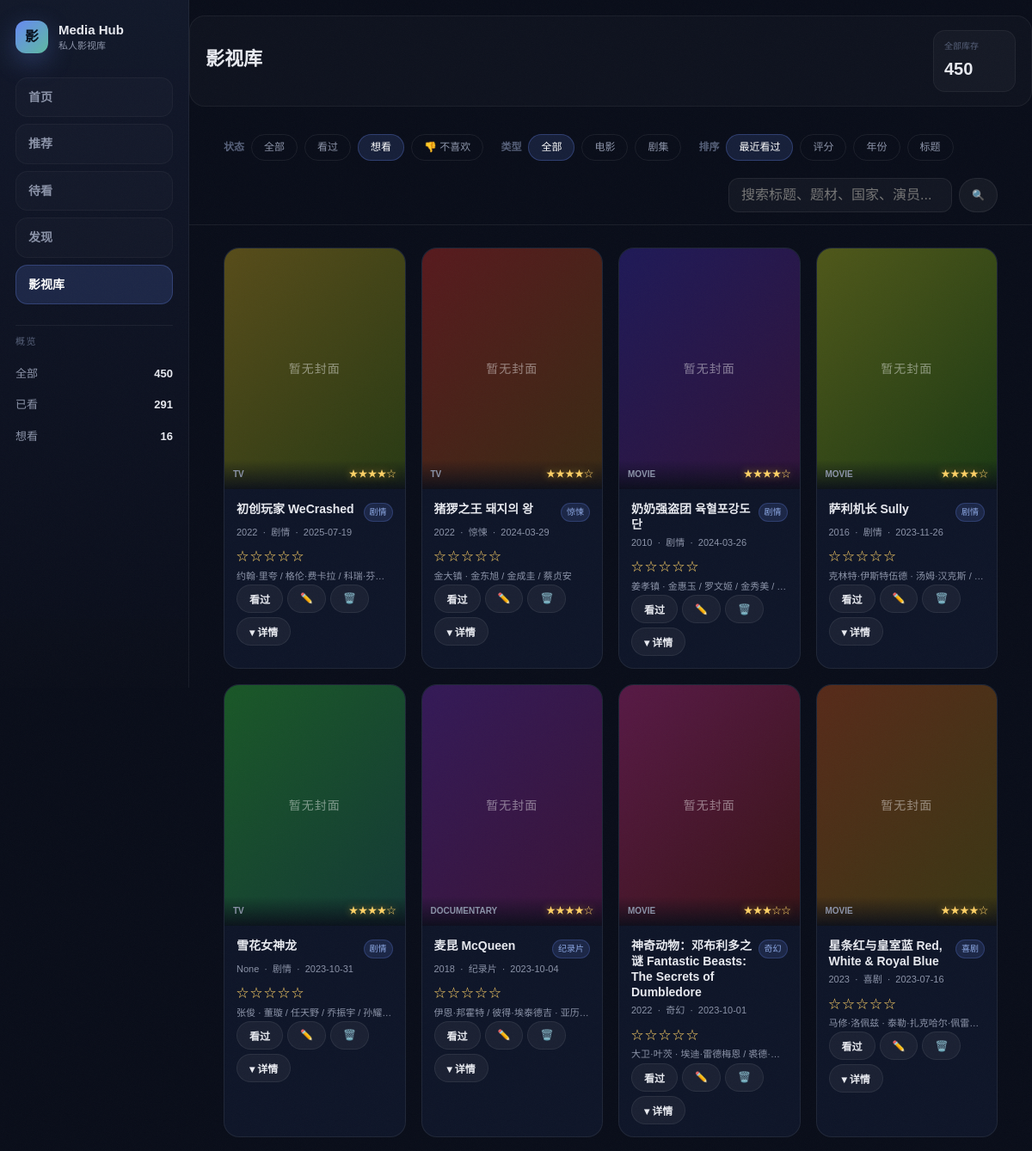
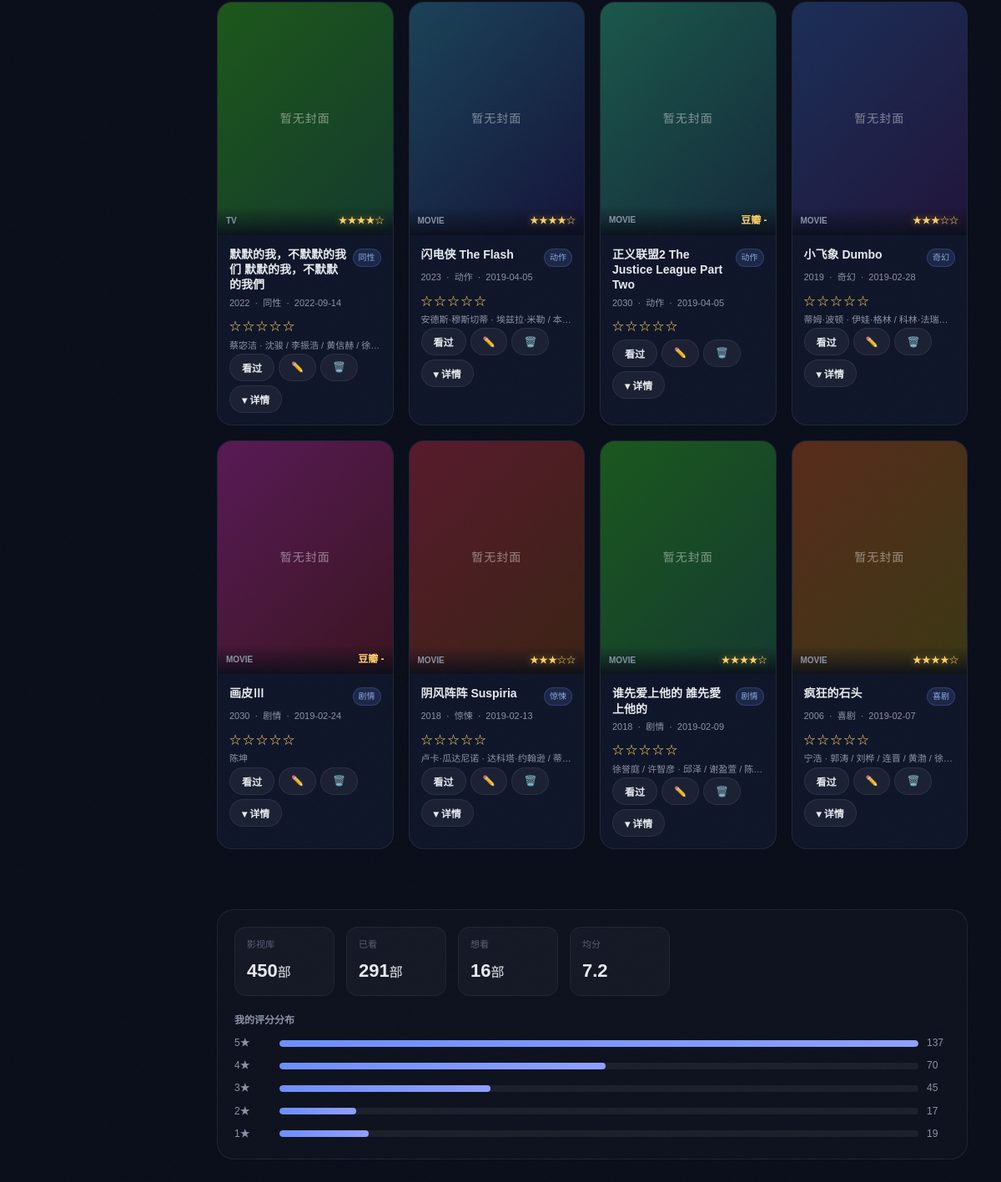
The page /library?status=wish&kind=all&q=&sort=date&page=1 on the database its author committed (2 pictures, top to bottom).
### tables this page shows
CREATE TABLE douban_watch_history (
    subject_id TEXT PRIMARY KEY,
    title TEXT NOT NULL,
    kind TEXT,
    year INTEGER,
    url TEXT,
    intro TEXT,
    watched_date TEXT,
    my_rating INTEGER,
    comment TEXT,
    tags TEXT,
    scraped_at TEXT DEFAULT CURRENT_TIMESTAMP
, douban_rating REAL, douban_rating_count INTEGER, subtype TEXT, directors TEXT, actors TEXT, countries TEXT, genres TEXT, languages TEXT, release_dates TEXT, durations TEXT, episodes TEXT, aka TEXT, summary TEXT, meta_scraped_at TEXT, status TEXT, cover_url TEXT, watch_count INTEGER DEFAULT 1, rating_source TEXT DEFAULT "douban", comment_source TEXT DEFAULT "douban", recommend_feedback TEXT, feedback_updated_at TEXT, added_at TEXT, tmdb_id TEXT, recommendation_note TEXT, recommended_at TEXT, recommend_rank INTEGER, recommend_source TEXT);

### app.py (the view)
@app.get('/library', response_class=HTMLResponse)
def library(request: Request, status: str = Query('collect'), kind: str = Query('all'), q: str = Query(''), sort: str = Query('date'), page: int = Query(1)):
    PAGE_SIZE = 20
    conn = get_conn()
    items, total = build_library_items_paged(conn, status=status, kind=kind, q=q, sort=sort, page=page, page_size=PAGE_SIZE)
    return templates.TemplateResponse('library.html', {
        'request': request,
        'items': items,
        'status': status,
        'kind': kind,
        'q': q,
        'sort': sort,
        'page': page,
        'total': total,
        'page_size': PAGE_SIZE,
        'page_mode': 'library',
        'site_stats': get_site_stats(),
    })

### templates/library.html (shortened to what this page needs)
{% extends 'base.html' %}
{% block content %}
<section class="page-intro compact muted">
  <div>
    <h1>{% if page_mode == 'watchlist' %}待看{% elif status == 'dislike' %}不喜欢{% else %}影视库{% endif %}</h1>
  </div>
  <div class="page-intro-stats">
    <div class="intro-stat"><span>全部库存</span><strong>{{ site_stats.total if site_stats else items|length }}</strong></div>
  </div>
</section>
<section class="filter-bar">
  {% if page_mode != 'watchlist' %}
  <div class="filter-group">
    <span class="filter-label">状态</span>
    <a class="filter-chip {% if status=='all' %}active{% endif %}" href="?status=all&kind={{ kind }}&q={{ q }}&sort={{ sort }}&page=1">全部</a>
    <a class="filter-chip {% if status=='collect' %}active{% endif %}" href="?status=collect&kind={{ kind }}&q={{ q }}&sort={{ sort }}&page=1">看过</a>
    <a class="filter-chip {% if status=='wish' %}active{% endif %}" href="?status=wish&kind={{ kind }}&q={{ q }}&sort={{ sort }}&page=1">想看</a>
    <a class="filter-chip {% if status=='dislike' %}active{% endif %}" href="?status=dislike&kind={{ kind }}&q={{ q }}&sort={{ sort }}&page=1">👎 不喜欢</a>
  </div>
  {% endif %}
  <div class="filter-group">
    <span class="filter-label">类型</span>
    <a class="filter-chip {% if kind=='all' %}active{% endif %}" href="?status={{ status }}&kind=all&q={{ q }}&sort={{ sort }}{% if page_mode == 'watchlist' %}&added_order={{ added_order }}{% endif %}&page=1">全部</a>
    <a class="filter-chip {% if kind=='movie' %}active{% endif %}" href="?status={{ status }}&kind=movie&q={{ q }}&sort={{ sort }}{% if page_mode == 'watchlist' %}&added_order={{ added_order }}{% endif %}&page=1">电影</a>
    <a class="filter-chip {% if kind=='tv' %}active{% endif %}" href="?status={{ status }}&kind=tv&q={{ q }}&sort={{ sort }}{% if page_mode == 'watchlist' %}&added_order={{ added_order }}{% endif %}&page=1">剧集</a>
  </div>
  <div class="filter-group">
    <span class="filter-label">排序</span>
    <a class="filter-chip {% if sort=='date' %}active{% endif %}" href="?status={{ status }}&kind={{ kind }}&q={{ q }}&sort=date&page=1">{% if page_mode == 'watchlist' %}加入顺序{% else %}最近看过{% endif %}</a>
    <a class="filter-chip {% if sort=='rating' %}active{% endif %}" href="?status={{ status }}&kind={{ kind }}&q={{ q }}&sort=rating{% if page_mode == 'watchlist' %}&added_order={{ added_order }}{% endif %}&page=1">评分</a>
    <a class="filter-chip {% if sort=='year' %}active{% endif %}" href="?status={{ status }}&kind={{ kind }}&q={{ q }}&sort=year{% if page_mode == 'watchlist' %}&added_order={{ added_order }}{% endif %}&page=1">年份</a>
    <a class="filter-chip {% if sort=='title' %}active{% endif %}" href="?status={{ status }}&kind={{ kind }}&q={{ q }}&sort=title{% if page_mode == 'watchlist' %}&added_order={{ added_order }}{% endif %}&page=1">标题</a>
  </div>
  <form class="search-form" method="get">
    <input type="text" name="q" value="{{ q }}" placeholder="搜索标题、题材、国家、演员...">
    <button type="submit" class="btn small">🔍</button>
  </form>
</section>
<div class="media-grid" id="library-grid">
  {% if not items %}
  <div class="empty-state">
    <div class="empty-icon">🎬</div>
    <p>没有找到符合条件的条目</p>
    <a class="btn primary" href="{% if page_mode == 'watchlist' %}/watchlist{% else %}/library{% endif %}">重置筛选</a>
  </div>
  {% else %}
  {% for item in items %}
  <article class="media-card" data-subject="{{ item.subject_id }}">
    <div class="media-cover" style="{{ item._cover_style if item._cover_style else 'background:linear-gradient(135deg,#1e2d55,#0c1225)' }}">
      <div class="media-cover-info">
        <span class="media-badge">{{ item.kind or '?' }}</span>
        {% if item._stars %}
        <span class="media-douban-stars">{{ item._stars }}</span>
        {% elif item.my_rating %}
        <span class="media-my-rating">{{ item.my_rating }}★</span>
        {% else %}
        <span class="media-douban-rating">豆瓣 {{ item._display_rating or '-' }}</span>
        {% endif %}
      </div>
    </div>
    <div class="media-info">
      <div class="media-title-row">
        <h3 class="media-title">{{ item.title }}</h3>
        {% if item._first_genre %}
        <span class="rec-genre-chip">{{ item._first_genre }}</span>
        {% endif %}
      </div>
      <div class="media-meta">
        <span>{{ item.year }}</span>
        <span>·</span>
        <span>{{ (item.genres or '').split('/')[0] }}</span>
        {% if item.watched_date %}
        <span>·</span>
        <span>{{ item.watched_date }}</span>
        {% endif %}
      </div>
      <div class="media-my-stars" data-id="{{ item.subject_id }}" title="点击评分" style="cursor:pointer;color:#ffd166;font-size:14px;letter-spacing:2px;margin-bottom:4px">
        {% if item.my_rating %}{{ '★' * item.my_rating }}{{ '☆' * (5 - item.my_rating) }}{% else %}☆☆☆☆☆{% endif %}
      </div>
      {% if item.directors or item.actors %}
      <p class="rec-credits" style="font-size:11px;margin:4px 0 2px;color:var(--text-secondary);overflow:hidden;text-overflow:ellipsis;white-space:nowrap">{{ item.directors[:30] }}{% if item.directors and item.actors %} · {% endif %}{{ item.actors[:40] }}</p>
      {% endif %}
      <div class="media-actions">
        {% if status == 'dislike' %}
        <button class="btn small restore-wish-btn" data-id="{{ item.subject_id }}">改为待看</button>
        {% else %}
        <button class="btn small watch-btn {% if item.status=='collect' %}primary{% endif %}" data-id="{{ item.subject_id }}" data-action="watch">
          {% if item.status == 'collect' %}已看{% else %}看过{% endif %}
        </button>
        <button class="btn small edit-btn" data-id="{{ item.subject_id }}">✏️</button>
        <button class="btn small delete-btn" data-id="{{ item.subject_id }}" data-title="{{ item.title|e }}">🗑️</button>
        <button class="btn small expand-lib-btn" data-id="{{ item.subject_id }}" title="展开详情">▾ 详情</button>
        {% endif %}
      </div>
    </div>
  </article>
  {% endfor %}
  {% endif %}
</div>
{% set total_pages = ((total + page_size - 1) // page_size) if total and page_size else 1 %}
{% endblock %}

### templates/base.html (style rules this page uses)
html { scroll-behavior: smooth; }

### rows shown on the page
douban_watch_history: kind "DOCUMENTARY", _stars "★★★★☆", title "麦昆 McQueen", _first_genre "纪录片", year "2018", genres "纪录片", watched_date "2023-10-04", directors "伊恩·邦霍特 / 彼得·埃泰德吉", actors "亚历…"

### other values the page prints
{{ site_stats.total }} "450"
{{ site_stats.watched }} "291"
{{ site_stats.wish }} "16"
{{ site_stats.total if site_stats else items|length }} "450"
{{ item.kind or '?' }} "TV" "TV" "MOVIE" "MOVIE" "TV" "MOVIE" "MOVIE" "TV" "MOVIE" "MOVIE" "MOVIE" "MOVIE" "MOVIE" "MOVIE" "MOVIE"
{{ item._stars }} "★★★★☆" "★★★★☆" "★★★★☆" "★★★★☆" "★★★★☆" "★★★☆☆" "★★★★☆" "★★★★☆" "★★★★☆" "★★★☆☆" "★★★☆☆" "★★★★☆" "★★★★☆"
{{ item.title }} "初创玩家 WeCrashed" "猪猡之王 돼지의 왕" "奶奶强盗团 육혈포강도단" "萨利机长 Sully" "雪花女神龙" "神奇动物：邓布利多之谜 Fantastic Beasts: The Secrets of Dumbledore" "星条红与皇室蓝 Red, White & Royal Blue" "默默的我，不默默的我们 默默的我，不默默的我們" "闪电侠 The Flash" "正义联盟2 The Justice League Part Two" "小飞象 Dumbo" "画皮Ⅲ" "阴风阵阵 Suspiria" "谁先爱上他的 誰先愛上他的" "疯狂的石头"
{{ item._first_genre }} "剧情" "惊悚" "剧情" "剧情" "剧情" "奇幻" "喜剧" "同性" "动作" "动作" "奇幻" "剧情" "惊悚" "剧情" "喜剧"
{{ item.year }} "2022" "2022" "2010" "2016" "None" "2022" "2023" "2022" "2023" "2030" "2019" "2030" "2018" "2018" "2006"
{{ (item.genres or '').split('/')[0] }} "剧情" "惊悚" "剧情" "剧情" "剧情" "奇幻" "喜剧" "同性" "动作" "动作" "奇幻" "剧情" "惊悚" "剧情" "喜剧"
{{ item.watched_date }} "2025-07-19" "2024-03-29" "2024-03-26" "2023-11-26" "2023-10-31" "2023-10-01" "2023-07-16" "2022-09-14" "2019-04-05" "2019-04-05" "2019-02-28" "2019-02-24" "2019-02-13" "2019-02-09" "2019-02-07"
{{ item.directors[:30] }} "约翰·里夸 / 格伦·费卡拉 / 科瑞·芬…" "金大镇" "姜孝镇" "克林特·伊斯特伍德" "张俊" "大卫·叶茨" "马修·洛佩兹" "蔡宓洁" "安德斯·穆斯切蒂" "蒂姆·波顿" "卢卡·瓜达尼诺" "徐誉庭 / 许智彦" "宁浩"
{{ item.actors[:40] }} "金东旭 / 金成圭 / 蔡贞安" "金惠玉 / 罗文姬 / 金秀美 /…" "汤姆·汉克斯 /…" "董璇 / 任天野 / 乔振宇 / 孙耀…" "埃迪·雷德梅恩 / 裘德·…" "泰勒·扎克哈尔·佩雷…" "沈骏 / 李振浩 / 黄信赫 / 徐…" "埃兹拉·米勒 / 本…" "伊娃·格林 / 科林·法瑞…" "陈坤" "达科塔·约翰逊 / 蒂…" "邱泽 / 谢盈萱 / 陈…" "郭涛 / 刘桦 / 连晋 / 黄渤 / 徐…"
{{ item._display_rating or '-' }} "-" "-"
{{ site_stats.avg_rating }} "7.2"
